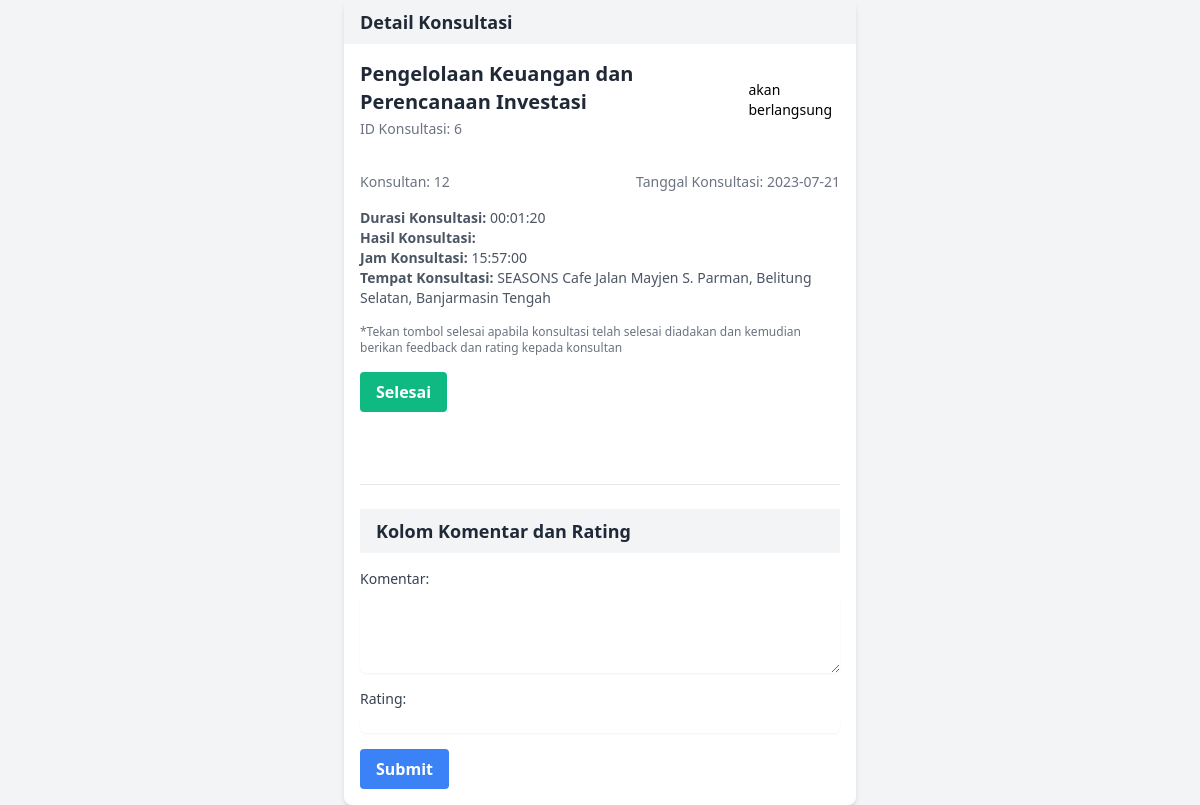
/public/umkm/view_detail_konsultasi.php?idkonsultasi=6 (signed in), run on the app's committed database.
### tables this page shows
CREATE TABLE `konsultasi` (
  `id_konsultasi` int(11) NOT NULL,
  `id_konsultan` int(11) DEFAULT NULL,
  `id_umkm` int(11) DEFAULT NULL,
  `tanggal_konsultasi` date DEFAULT NULL,
  `topik_konsultasi` varchar(255) DEFAULT NULL,
  `durasi_konsultasi` time DEFAULT NULL,
  `hasil_konsultasi` text DEFAULT NULL,
  `status_konsultasi` varchar(50) DEFAULT NULL,
  `catatan` text DEFAULT NULL,
  `rating` decimal(2,1) DEFAULT NULL,
  `tanggal_rating` date DEFAULT NULL,
  `komentar` text DEFAULT NULL,
  `jam_konsultasi` time NOT NULL,
  `tempat_konsultasi` text NOT NULL
);

### function/functions.php (called while the page is built, shortened)
<?php
    $servername = "localhost";
    $username = "root";
    $password = "";
    $dbname = "rizkiku";
    $conn = new mysqli($servername, $username, $password, $dbname);
function getDataKonsultasi($id_konsultasi) {
    global $conn;
    $sql = "SELECT * FROM konsultasi WHERE id_konsultasi = '$id_konsultasi'";
    $result = $conn->query($sql);
    if ($result->num_rows > 0) {
        $konsultasi = $result->fetch_assoc();
        return $konsultasi;
    } else {
        return null;
    }
}
?>

### public/umkm/view_detail_konsultasi.php (the view, shortened to what this page needs)
<?php
require '../../function/functions.php';
?>
<!DOCTYPE html>
<html lang="en">
<head>
    <link href="https://cdn.jsdelivr.net/npm/tailwindcss@2.2.16/dist/tailwind.min.css" rel="stylesheet">
</head>
<body class="bg-gray-100">
<?php
$id_konsultasi = $_GET['idkonsultasi'];
$konsultasi = getDataKonsultasi($id_konsultasi);
if ($konsultasi) {
    $id_konsultasi = $konsultasi['id_konsultasi'];
    $id_konsultan = $konsultasi['id_konsultan'];
    $tanggal_konsultasi = $konsultasi['tanggal_konsultasi'];
    $topik_konsultasi = $konsultasi['topik_konsultasi'];
    $durasi_konsultasi = $konsultasi['durasi_konsultasi'];
    $hasil_konsultasi = $konsultasi['hasil_konsultasi'];
    $status_konsultasi = $konsultasi['status_konsultasi'];
    $jam_konsultasi = $konsultasi['jam_konsultasi'];
    $tempat_konsultasi = $konsultasi['tempat_konsultasi'];
echo '
<div class="max-w-lg mx-auto bg-white rounded-lg shadow-md overflow-hidden">
    <div class="px-4 py-2 bg-gray-100">
        <h2 class="text-lg font-semibold text-gray-800">Detail Konsultasi</h2>
    </div>
    <div class="p-4 flex items-center justify-between">
        <div>
            <h3 class="text-xl font-semibold text-gray-800">' . $topik_konsultasi . '</h3>
            <span class="text-sm font-medium text-gray-500">ID Konsultasi: ' . $id_konsultasi . '</span>
        </div>
        <div>
            <p class="text-sm font-medium ';
if ($status_konsultasi == "Akan Berlangsung") {
    echo 'text-gray-400';
} elseif ($status_konsultasi == "Sedang Berlangsung") {
    echo 'text-blue-500';
} elseif ($status_konsultasi == "Telah Berlangsung") {
    echo 'text-green-500';
}
echo '">' . $status_konsultasi . '</p>
        </div>
    </div>
    <div class="p-4">
        <div class="flex items-center justify-between mb-4">
            <span class="text-sm font-medium text-gray-500">Konsultan: ' . $id_konsultan . '</span>
            <span class="text-sm font-medium text-gray-500">Tanggal Konsultasi: ' . $tanggal_konsultasi . '</span>
        </div>
        <div class="mb-4">
            <p class="text-sm text-gray-600"><b>Durasi Konsultasi: </b> ' . $durasi_konsultasi . '</p>
            <p class="text-sm text-gray-600"><b>Hasil Konsultasi: </b>' . $hasil_konsultasi . '</p>
            <p class="text-sm text-gray-600"><b>Jam Konsultasi: </b>' . $jam_konsultasi . '</p>
            <p class="text-sm text-gray-600"><b>Tempat Konsultasi: </b>' . $tempat_konsultasi . '</p>
        </div>
        <div class="mt-4">
            <p class="text-xs text-gray-500">*Tekan tombol selesai apabila konsultasi telah selesai diadakan dan kemudian berikan feedback dan rating kepada konsultan</p>
        </div>
        <div class="mt-4">
            <form action=" " method="POST" onsubmit="return confirm(\'Apakah Anda yakin ingin mengubah status konsultasi?\')">
                <input type="hidden" name="id_konsultasi" value="' . $id_konsultasi . '">
                <button type="submit" name="tombolSelesai" class="bg-green-500 hover:bg-green-700 text-white font-bold py-2 px-4 rounded">Selesai</button>
            </form>
        </div>
        <br /><br /><br />
        <hr>
        <br>
        <div class="px-4 py-2 bg-gray-100">
            <h2 class="text-lg font-semibold text-gray-800">Kolom Komentar dan Rating</h2>
        </div>
        <form action="" method="POST">
            <input type="hidden" name="id_konsultasi" value="' . $id_konsultasi . '">
            <div class="mt-4">
                <label for="komentar" class="block text-sm font-medium text-gray-700">Komentar:</label>
                <textarea id="komentar" name="komentar" rows="4" class="mt-1 focus:ring-blue-500 focus:border-blue-500 block w-full shadow-sm sm:text-sm border-gray-300 rounded-md"></textarea>
            </div>
            <div class="mt-4">
                <label for="rating" class="block text-sm font-medium text-gray-700">Rating:</label>
                <input type="number" id="rating" name="rating" min="1" max="5" class="mt-1 focus:ring-blue-500 focus:border-blue-500 block w-full shadow-sm sm:text-sm border-gray-300 rounded-md">
            </div>
            <div class="mt-4">
                <button name= "kirim" type="submit" class="bg-blue-500 hover:bg-blue-700 text-white font-bold py-2 px-4 rounded">Submit</button>
            </div>
        </form>
    </div>
</div>';
} else {
    echo '<p class="text-gray-500">Data konsultasi tidak ditemukan.</p>';
}
?>
</body>
</html>

### data on the page
konsultasi: topik_konsultasi "Pengelolaan Keuangan dan Perencanaan Investasi", id_konsultasi "6", status_konsultasi "akan berlangsung", id_konsultan "12", tanggal_konsultasi "2023-07-21", durasi_konsultasi "00:01:20", jam_konsultasi "15:57:00", tempat_konsultasi "SEASONS Cafe Jalan Mayjen S. Parman, Belitung Selatan, Banjarmasin Tengah"
